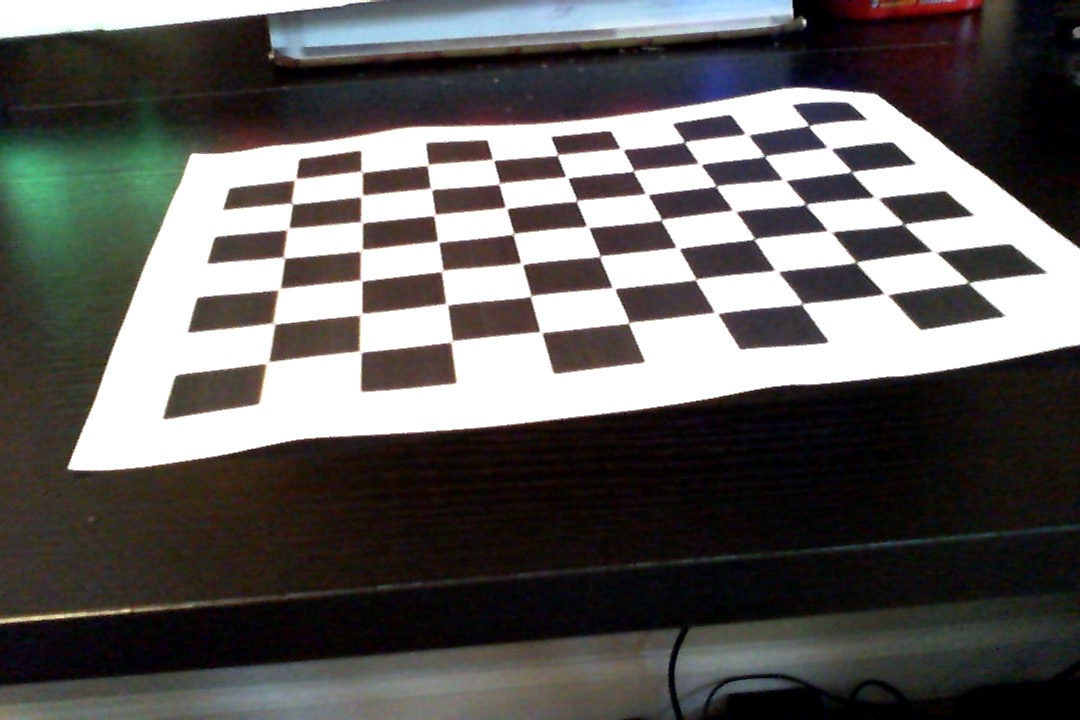
#> input picture Ipsita_vision/Chessboardpics/Photo on 1-17-22 at 12.36 PM #2.jpg, 1080 x 720 px; its folder holds 4 pictures in this run
$ python calibrate.py
#> lines starting #> are read from the running program, lines starting #| are printed output that depends on the picture; after the words box and inside, x2 and y2 are one past the last pixel; in counts of white or black regions, pixels touching at a corner belong together
import math

import numpy as np
import cv2
import glob

import config
# save numpy array as csv file
from numpy import asarray
from numpy import savetxt

# termination criteria
criteria = (cv2.TERM_CRITERIA_EPS + cv2.TERM_CRITERIA_MAX_ITER, 30, 0.001)

# prepare object points, like (0,0,0), (1,0,0), (2,0,0) ....,(6,5,0)
objp = np.zeros((7*9,3), np.float32)
objp[:,:2] = np.mgrid[0:9,0:7].T.reshape(-1,2)

# Arrays to store object points and image points from all the images.
objpoints = [] # 3d point in real world space
imgpoints = [] # 2d points in image plane.

images = glob.glob('/Users/ipsita/PycharmProjects/GRT Vision 2021-2022/Ipsita_vision/Chessboardpics/*.jpg')

count = 1;
for fname in images:
    img = cv2.imread(fname)
#> img is the input picture: shape (720, 1080, 3); mean B, G, R 92.6, 94.2, 96.4
    gray = cv2.cvtColor(img,cv2.COLOR_BGR2GRAY)
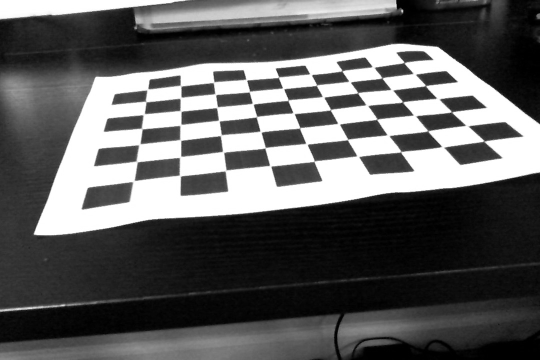
#> gray: shape (720, 1080) (shown at 1/2 size); min 0, max 255, mean 94.7
    #print("in image", count)
    count += 1

    # Find the chess board corners
    ret, corners = cv2.findChessboardCorners(gray, (9,7),None)
#> ret = True; corners = 63 rows, first 8: [968.5, 282.2], [886, 294], [801.3, 304.2], [716, 312.5], [628.6, 322.7], [541, 331], [452, 342], [358.7, 350.3]
    #print("ret", ret)

    # If found, add object points, image points (after refining them)
    if ret == True:
        #print("in ret=true")
        objpoints.append(objp)
        #print("got appended to obj")

        corners2 = cv2.cornerSubPix(gray,corners,(11,11),(-1,-1),criteria)
#> corners2 = 63 rows, first 8: [968.5, 282.6], [885.7, 294.2], [801.9, 304.1], [716.1, 313], [628.7, 322.6], [540.9, 332.1], [451.7, 341.4], [360.4, 351.7]
        imgpoints.append(corners2)

        # Draw and display the corners
        img = cv2.drawChessboardCorners(img, (9,7), corners2,ret)
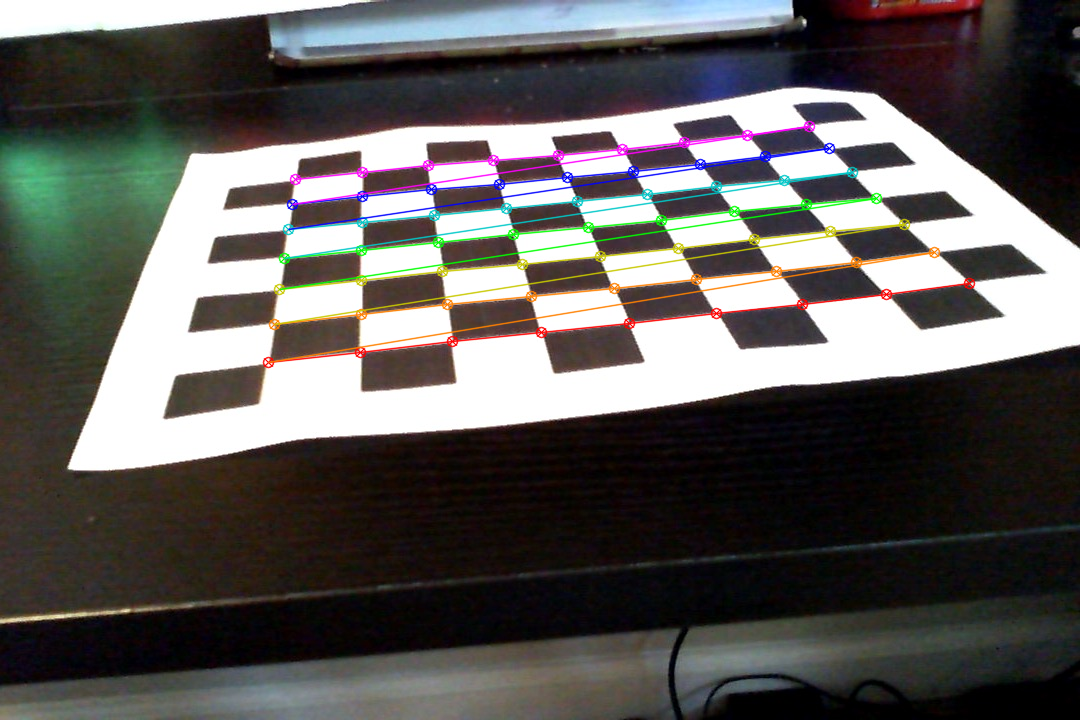
#> img: shape (720, 1080, 3); 3.45% of pixels changed, all inside (x1, y1, x2, y2) = (262, 120, 976, 369)
        cv2.imshow('img',img)
        cv2.waitKey(500)
#> pass 2 of the loop `for fname in images:`:
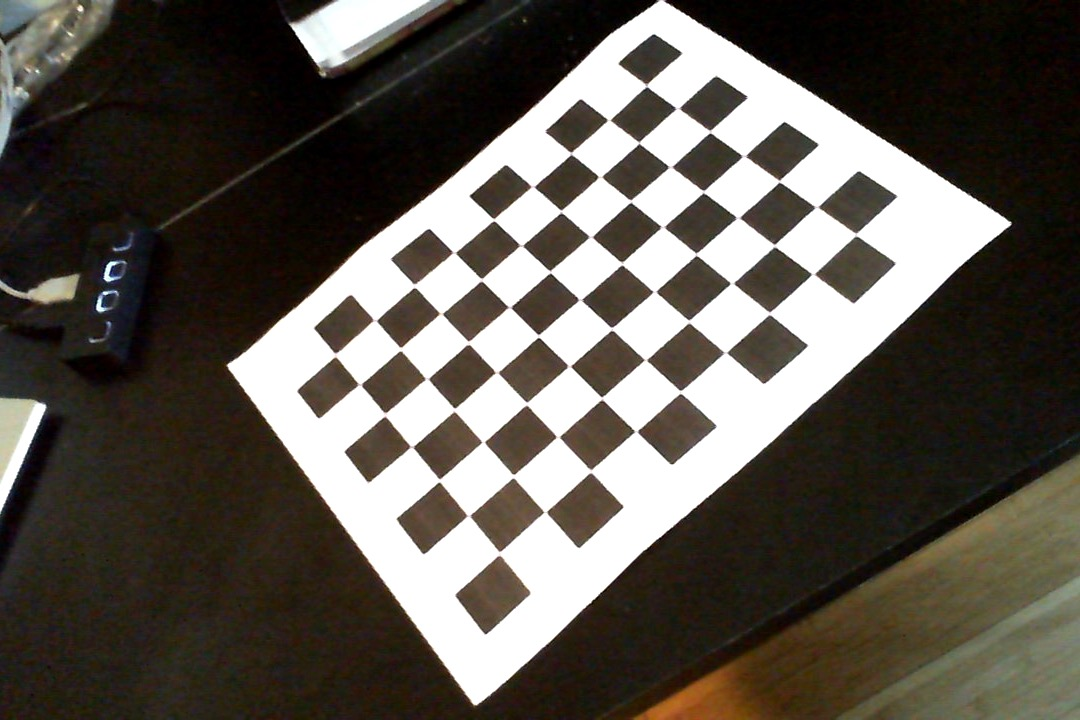
#> input picture Ipsita_vision/Chessboardpics/Photo on 1-17-22 at 12.37 PM #4.jpg, 1080 x 720 px
#> img is the input picture: shape (720, 1080, 3); mean B, G, R 80.1, 87.7, 93.1
#> `gray = cv2.cvtColor(img,cv2.COLOR_BGR2GRAY)`:
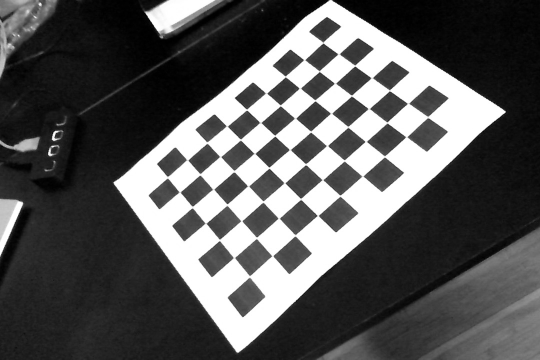
#> gray: shape (720, 1080) (shown at 1/2 size); min 0, max 255, mean 88.4
#> corners = 63 rows, first 8: [855.5, 234.5], [812.5, 274.5], [770, 313.5], [725, 351.7], [679.9, 390.5], [635, 432], [592.8, 470.9], [544.2, 511.7]
#> corners2 = 63 rows, first 8: [855.8, 234.5], [812.9, 274.1], [769.4, 313.4], [725.4, 352.5], [680.5, 391.9], [635.8, 431.4], [590.7, 471], [545.2, 512]
#> `img = cv2.drawChessboardCorners(img, (9,7), corners2,ret)`:
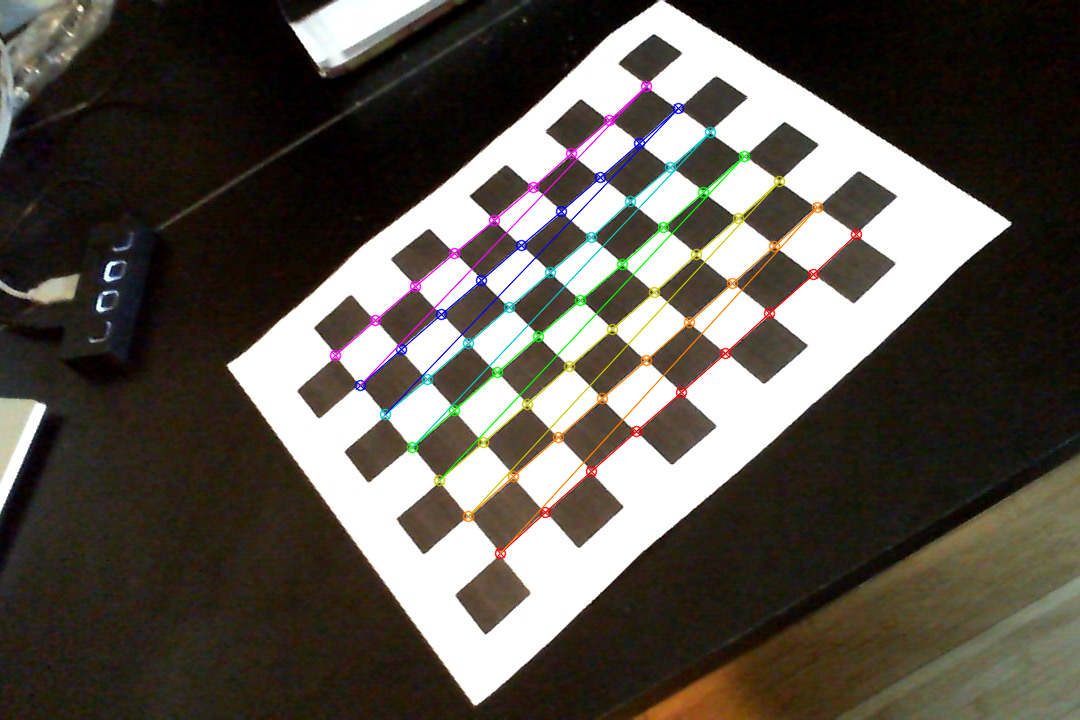
#> img: shape (720, 1080, 3); 2.29% of pixels changed, all inside (x1, y1, x2, y2) = (329, 80, 863, 560)
#> pass 3 of the loop `for fname in images:`:
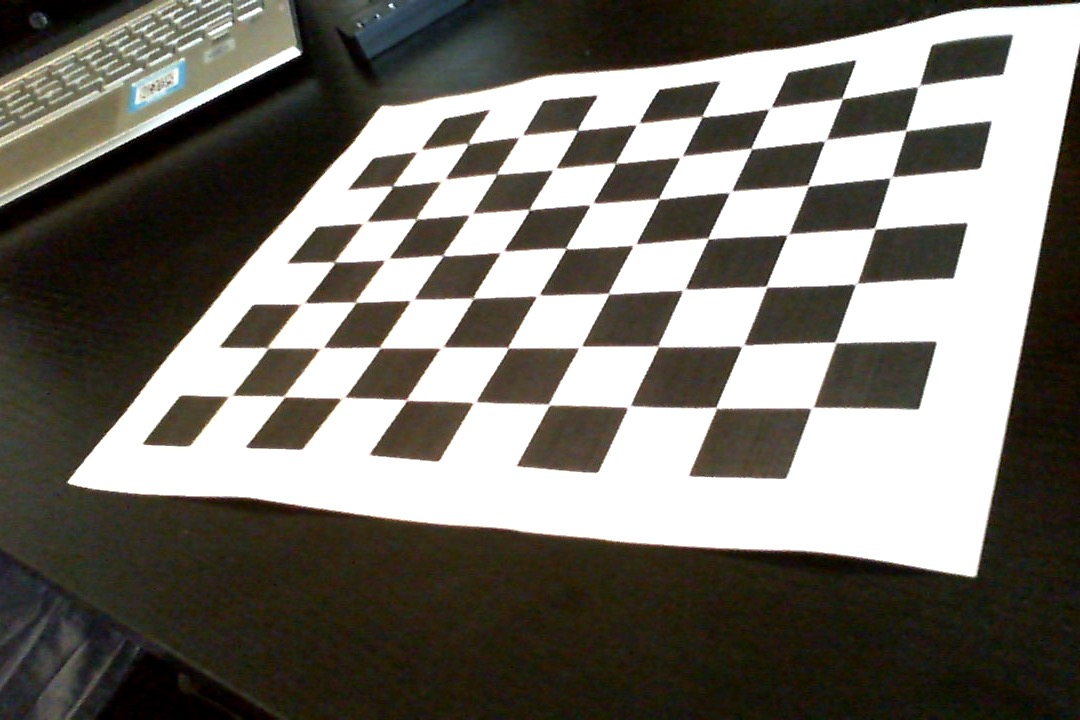
#> input picture Ipsita_vision/Chessboardpics/Photo on 1-17-22 at 12.37 PM.jpg, 1080 x 720 px
#> img is the input picture: shape (720, 1080, 3); mean B, G, R 108.4, 115.9, 119.2
#> `gray = cv2.cvtColor(img,cv2.COLOR_BGR2GRAY)`:
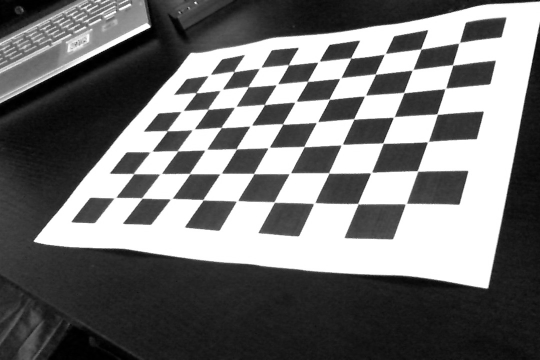
#> gray: shape (720, 1080) (shown at 1/2 size); min 0, max 255, mean 116.1
#> corners = 63 rows, first 8: [813.8, 406.4], [715.7, 407.2], [629.5, 407.5], [549.9, 405.3], [472.5, 403.5], [406.6, 400.6], [342.5, 397], [285.5, 395]
#> corners2 = 63 rows, first 8: [812, 407.8], [716.2, 407.7], [629.1, 406.5], [548.9, 404.6], [474.5, 402.2], [406.5, 399.9], [343.3, 397.7], [284.2, 396.5]
#> `img = cv2.drawChessboardCorners(img, (9,7), corners2,ret)`:
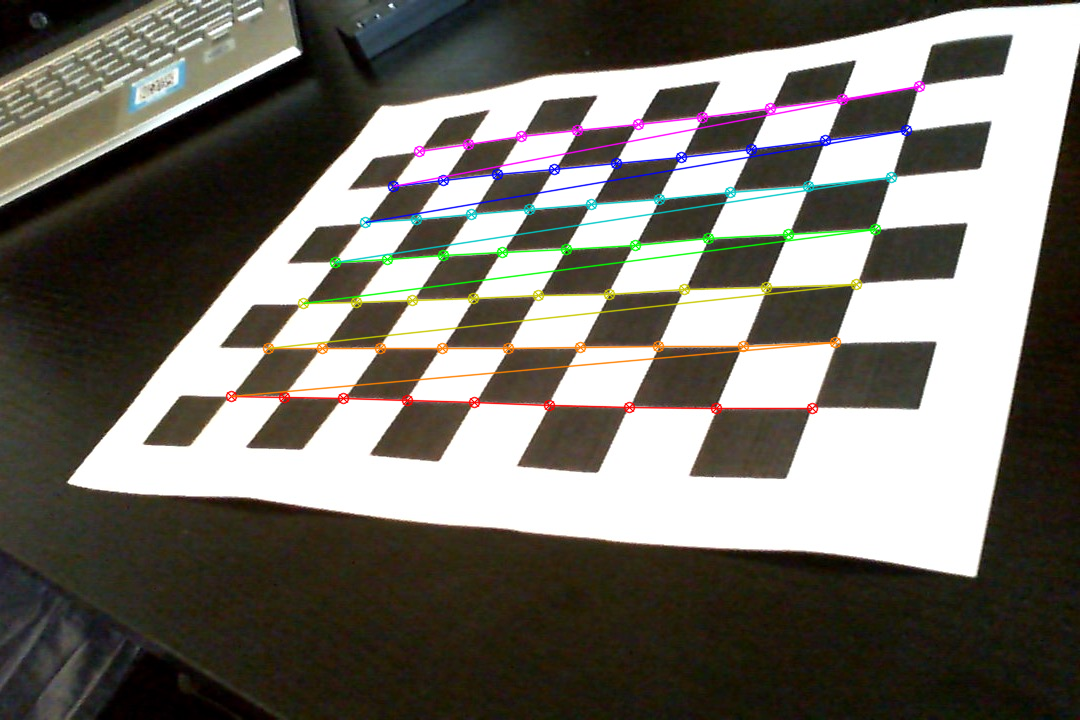
#> img: shape (720, 1080, 3); 3.33% of pixels changed, all inside (x1, y1, x2, y2) = (225, 80, 926, 415)
#> the loop made 4 passes; the first 3 are shown

cv2.destroyAllWindows()
#print("imagepoints length is", len(imgpoints))
#print("objectpoints length is", len(objpoints))

#Calibrate camera
ret, mtx, dist, rvecs, tvecs = cv2.calibrateCamera(objpoints, imgpoints, gray.shape[::-1],None,None)

img = cv2.imread('actualTest.jpg')
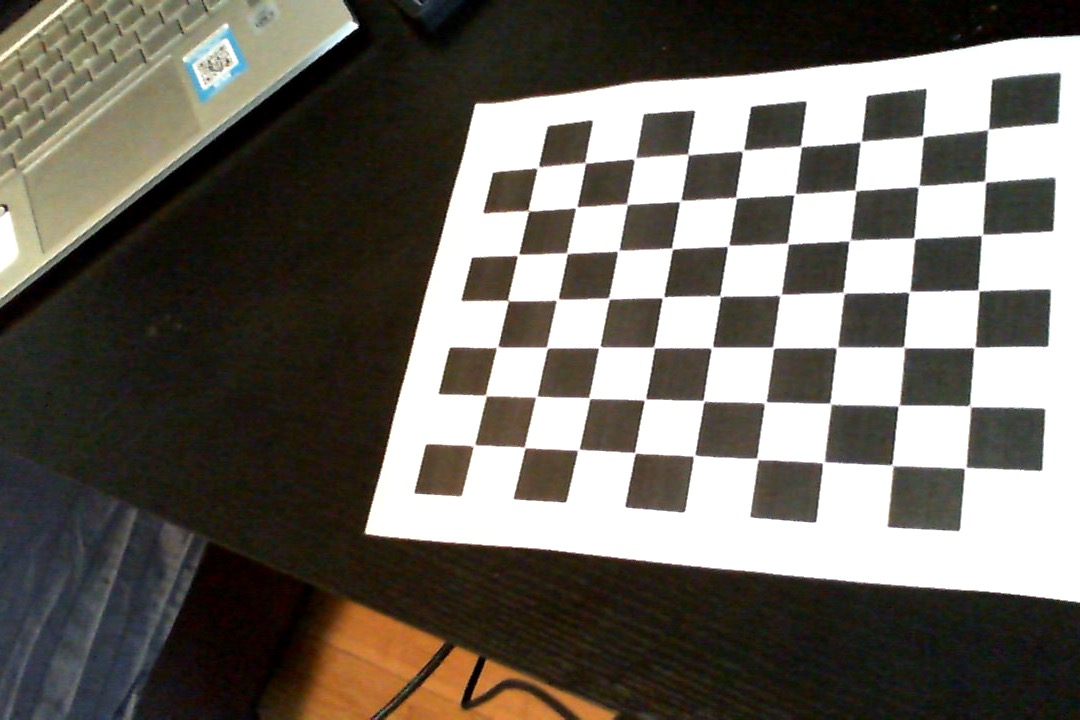
#> input picture Ipsita_vision/actualTest.jpg, 1080 x 720 px
#> img is the input picture: shape (720, 1080, 3); mean B, G, R 98.5, 106.5, 110.8
h,  w = img.shape[:2]
newcameramtx, roi=cv2.getOptimalNewCameraMatrix(mtx,dist,(w,h),1,(w,h))
# undistort
dst = cv2.undistort(img, mtx, dist, None, newcameramtx)

# crop the image
x,y,w,h = roi
dst = dst[y:y+h, x:x+w]
#> dst: shape (682, 1011, 3)
cv2.imwrite('calibresult.png',dst)
# undistort
mapx,mapy = cv2.initUndistortRectifyMap(mtx,dist,None,newcameramtx,(w,h),5)
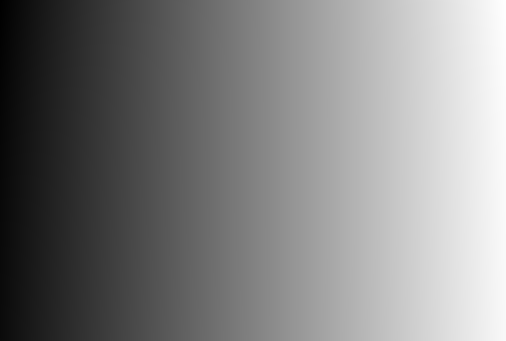
#> mapx: shape (682, 1011) float32 (shown at 1/2 size); min -46.9, max 1037.9, mean 504.7; drawn with min black and max white
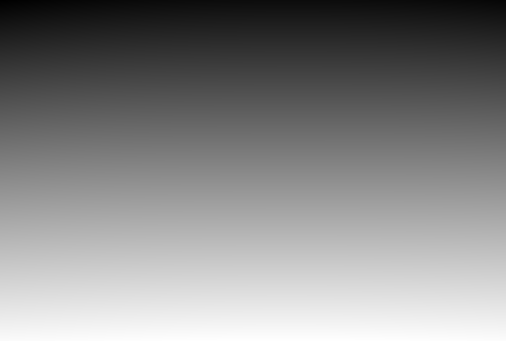
#> mapy: shape (682, 1011) float32 (shown at 1/2 size); min -34.73, max 694.5, mean 349.5; drawn with min black and max white
dst = cv2.remap(img,mapx,mapy,cv2.INTER_LINEAR)

# crop the image
x,y,w,h = roi
dst = dst[y:y+h, x:x+w]
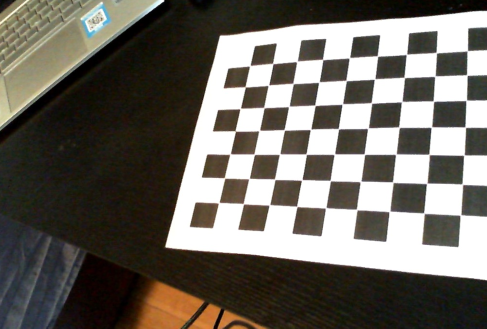
#> dst: shape (657, 974, 3) (shown at 1/2 size); mean B, G, R 98.6, 106.5, 110.9
cv2.imwrite('calibresult.png',dst)

# do i use newcameramatrix or mtx?
#[rvec2, tvec2, success] = cv2.solvePnP(objpoints, imgpoints, newcameramtx, dist)

distance = math. sqrt(tvecs[0][0]**2 + tvecs[2][0]**2)

print(ret)
print()
print(newcameramtx)
print()
print(dist)
print()
print(rvecs)
print()
print(tvecs)
print()
print(distance)

# [30 lines left out: function get_cube_values_calib, not called in this run]
    #return ax, d # return horizontal angle and distance
